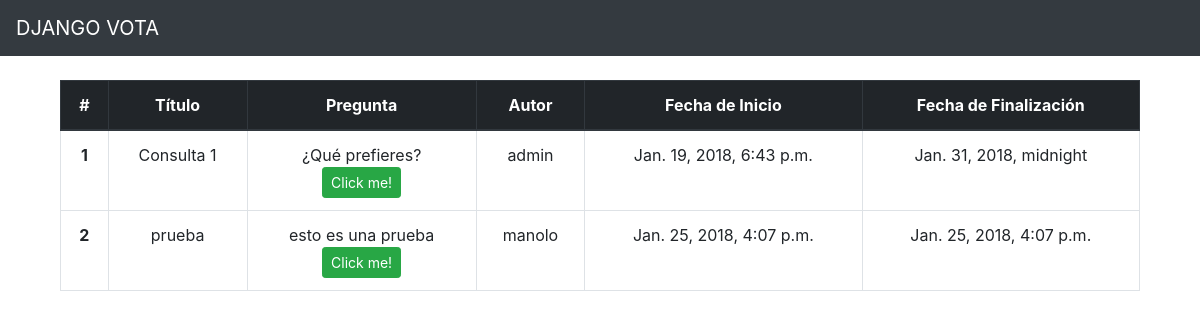
Page /Vota/index on the earlier database version.
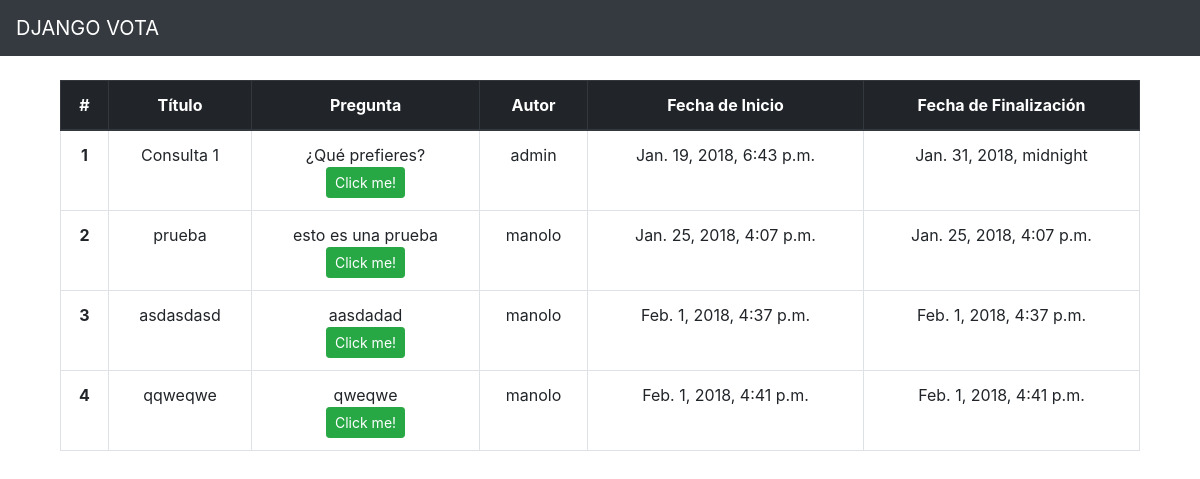
Same page on the later database version.
### Vota/models.py (models this page shows, shortened)
class Consulta(models.Model):
	titulo = models.CharField(max_length=200)
	consulta = models.TextField(max_length=300)
	autor = models.ForeignKey(
		settings.AUTH_USER_MODEL,
		on_delete=models.CASCADE,
		)
	fechaInicio = models.DateTimeField('Fecha de Inicio')
	fechaFinal = models.DateTimeField('Fecha Final')

### Vota/views.py (the view)
# urls.py: path('index' , views.IndexView.as_view(), name='index'),
class IndexView(generic.ListView):
    template_name = 'Vota/index.html'
    context_object_name = 'consultas'
    def get_queryset(self):
        return Consulta.objects.order_by('fechaInicio');

### Vota/templates/Vota/index.html (shortened to what this page needs)
{% extends "Vota/principal.html" %}
{% block content %}
	<table class="table table-bordered">
	  <thead class="thead-dark">
	    <tr>
	      <th scope="col">#</th>
	      <th scope="col">Título</th>
	      <th scope="col">Pregunta</th>
	      <th scope="col">Autor</th>
	      <th scope="col">Fecha de Inicio</th>
	      <th scope="col">Fecha de Finalización</th>
	    </tr>
	  </thead>
	  <tbody>
		{% if consultas %}
		    {% for consulta in consultas %}
		    <tr>
		   		<th scope="row">{{ consulta.id }}</th>
		    	<td>{{ consulta.titulo }}</td>
		        <td>{{ consulta.consulta }} <br> <a class="btn btn-success btn-sm" href="{% url 'Vota:consulta' consulta.id %}"> Click me!</a></td>
		        <td>{{ consulta.autor }}</td>
		        <td>{{ consulta.fechaInicio }}</td>
		        <td>{{ consulta.fechaFinal }}</td>
		    {% endfor %}
		    </tr>
		{% else %}
		    <tr>No Consultas are available.</tr>
		{% endif %}
	  </tbody>
	</table>
 {% endblock %}

### Vota/templates/Vota/principal.html (shortened to what this page needs)
<!DOCTYPE html>
{% load static %}
<html>
	<head>
		<link rel="stylesheet" href="https://maxcdn.bootstrapcdn.com/bootstrap/4.0.0/css/bootstrap.min.css">
		<link rel="stylesheet" type="text/css" href="{% static 'Vota/principal.css' %}" />
	</head>
	<body>
		<nav class="navbar navbar-expand-lg navbar-dark bg-dark">
		  <a class="navbar-brand" href="index">
		    DJANGO VOTA
		  </a>
		</nav>
		<div class="content">
		{% block content %}
		{% endblock %}
		</div>
	</body>
</html>

### Vota/static/Vota/principal.css (style rules this page uses)
table.table-bordered { text-align: center; margin-left: 5%; margin-top: 2%; width: 90%; }

Differences in the rows shown:
added Consulta: id "3", titulo "asdasdasd", consulta "aasdadad", autor "manolo", fechaInicio "Feb. 1, 2018, 4:37 p.m.", fechaFinal "Feb. 1, 2018, 4:37 p.m."
added Consulta: id "4", titulo "qqweqwe", consulta "qweqwe", autor "manolo", fechaInicio "Feb. 1, 2018, 4:41 p.m.", fechaFinal "Feb. 1, 2018, 4:41 p.m."
